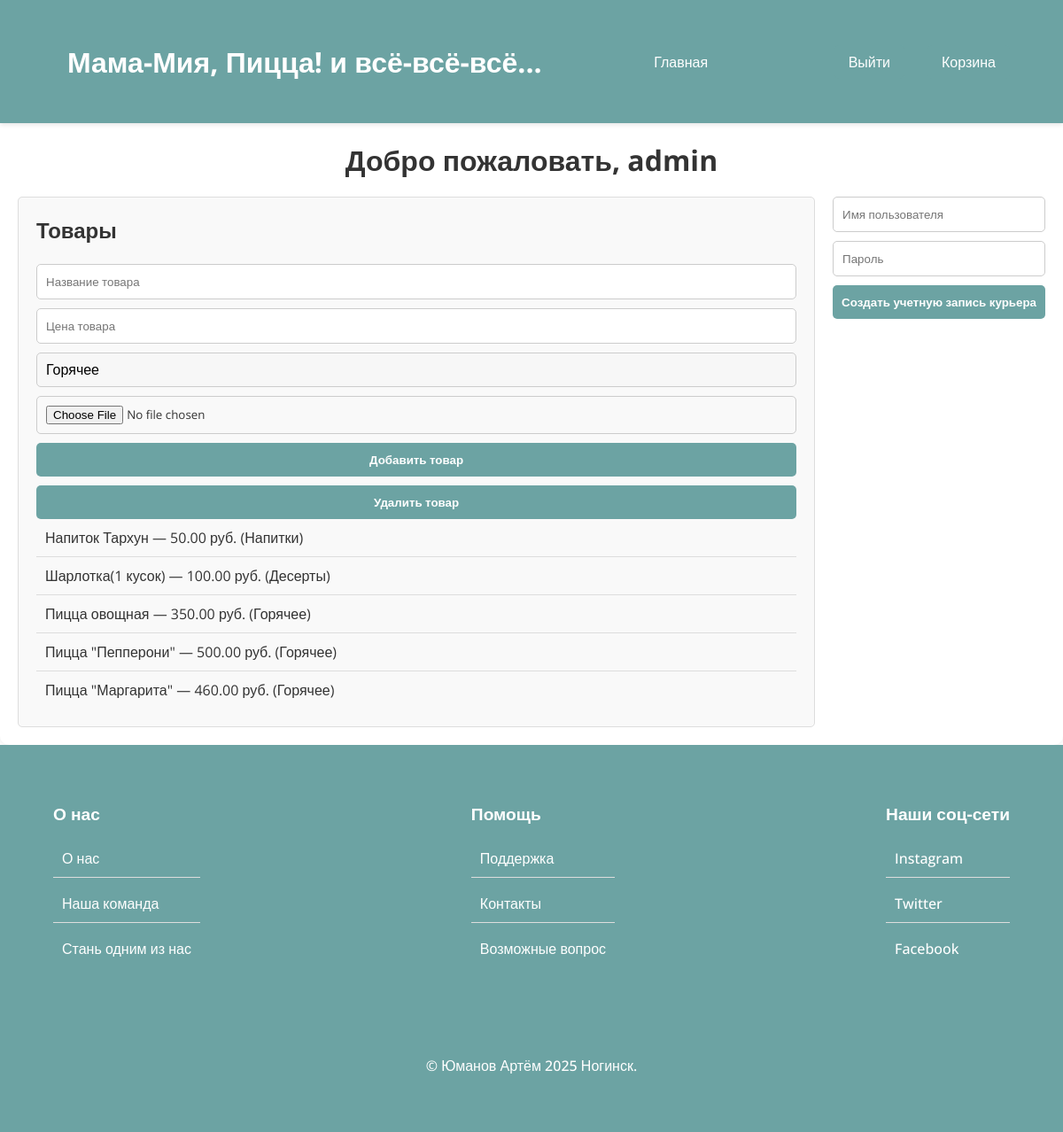
/panel/ (signed in), run on an earlier commit of the app's database.
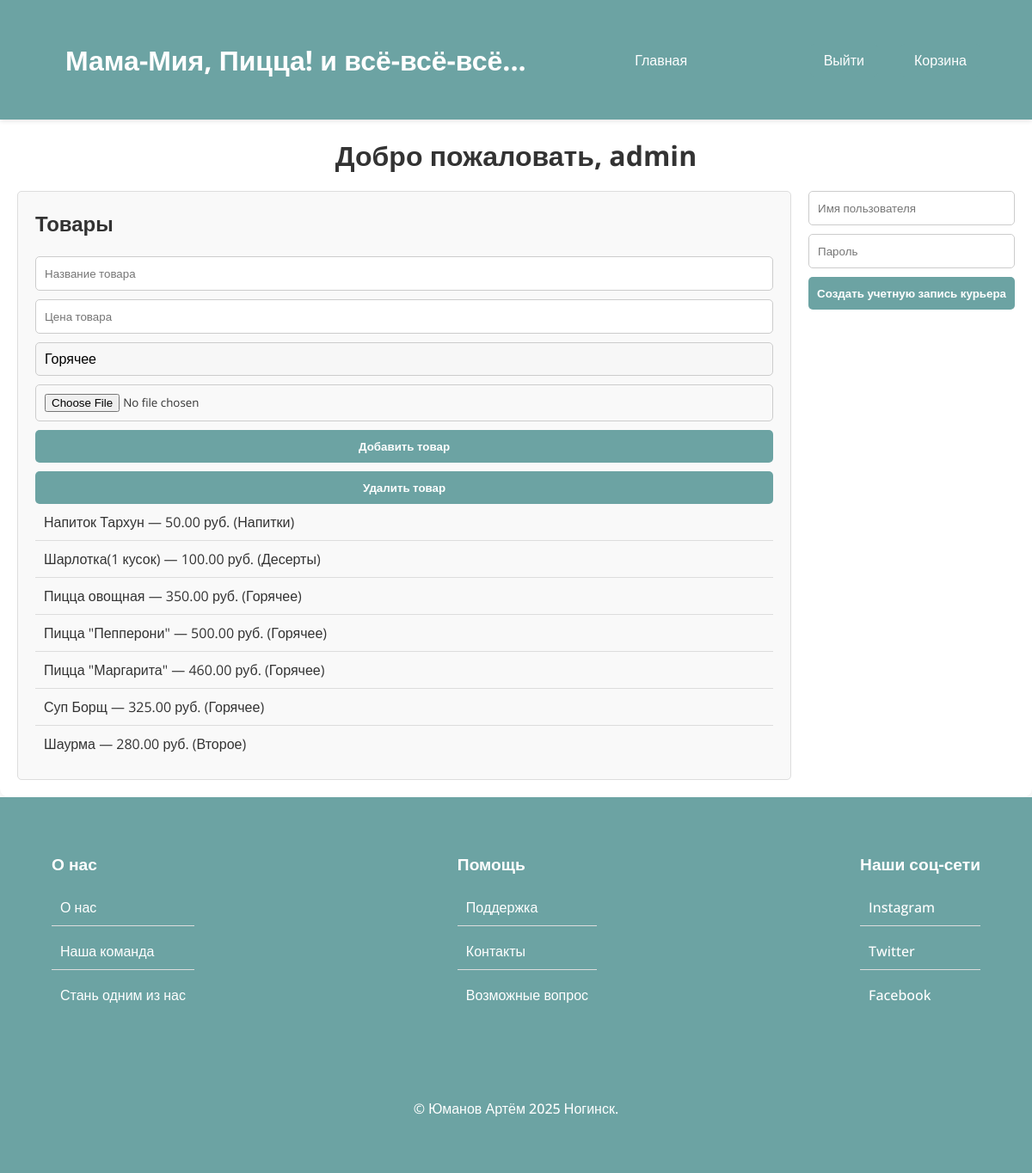
And on a later commit of the database.
### main/models.py (models this page shows, shortened)
class Product(models.Model):
    CATEGORY_CHOICES = [
        ("Горячее", "Горячее"),
        ("Второе", "Второе"),
        ("Напитки", "Напитки"),
        ("Десерты", "Десерты"),
    ]
    name = models.CharField(max_length=100)
    price = models.DecimalField(max_digits=8, decimal_places=2)
    image = models.ImageField(upload_to="uploads/")
    category = models.CharField(max_length=20, choices=CATEGORY_CHOICES)

### main/views.py (the view, shortened to what this page needs)
# urls.py: path('panel/', views.admin_panel_view, name='admin_panel'),
@user_passes_test(is_admin)
def admin_panel_view(request):
    from .models import Product, User
    products = Product.objects.all()
    return render(request, "main/admin_panel.html", {"products": products})

### main/views.py (called while the page is built)
def is_admin(user):
    return user.is_authenticated and user.is_superuser

### main/templates/main/admin_panel.html (shortened to what this page needs)
{% extends "main/base.html" %}
{% load static %}
{% block content %}
<link rel="stylesheet" href="{% static 'main/style/panel.css' %}">
<link rel="stylesheet" href="{% static 'main/style/cart.css' %}">
<div class="admin-container">
    <h1>Добро пожаловать, {{ user.username }}</h1>
    <div class="admin-sections">
        <div class="admin-section">
            <h2>Товары</h2>
            <br>
            <form method="post" enctype="multipart/form-data">
                <input type="text" name="product_name" placeholder="Название товара" required>
                <input type="number" name="product_price" placeholder="Цена товара">
                <select name="category">
                    <option value="Горячее">Горячее</option>
                </select>
                <input type="file" name="product_image">
                <button type="submit" name="action4" value="create">Добавить товар</button>
                <button type="submit" name="action4" value="delete">Удалить товар</button>
            </form>
            <ul class="product-list">
                {% for p in products %}
                    <li>{{ p.name }} — {{ p.price }} руб. ({{ p.category }})</li>
                {% empty %}
                    <li>Пока нет товаров.</li>
                {% endfor %}
            </ul>
        </div>
        <form method="post" action="{% url 'admin_panel' %}">
            <input type="text" name="courier_username" placeholder="Имя пользователя" required>
            <input type="password" name="courier_password" placeholder="Пароль" required>
            <button type="submit">Создать учетную запись курьера</button>
        </form>
    </div>
</div>
{% endblock %}

What changed in the data, as far as the page shows it:
added Product: name "Суп Борщ", price "325.00", category "Горячее"
added Product: name "Шаурма", price "280.00", category "Второе"
